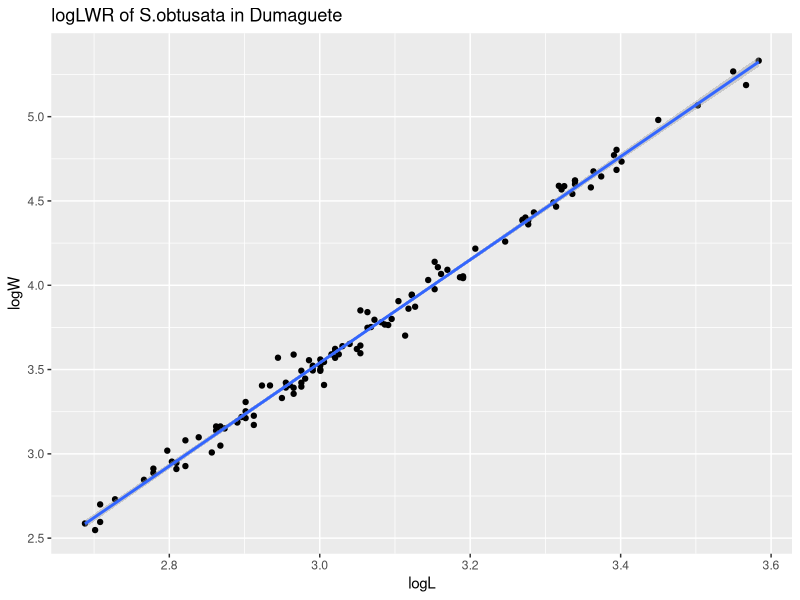
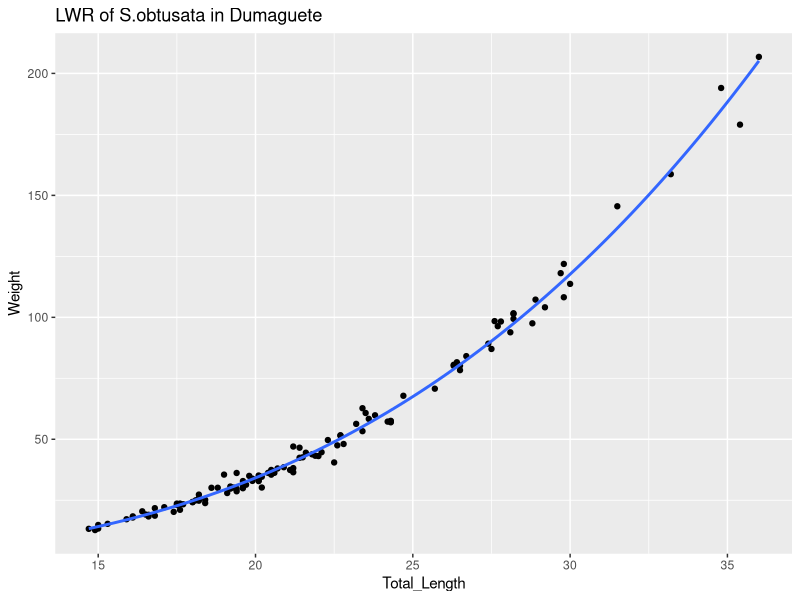
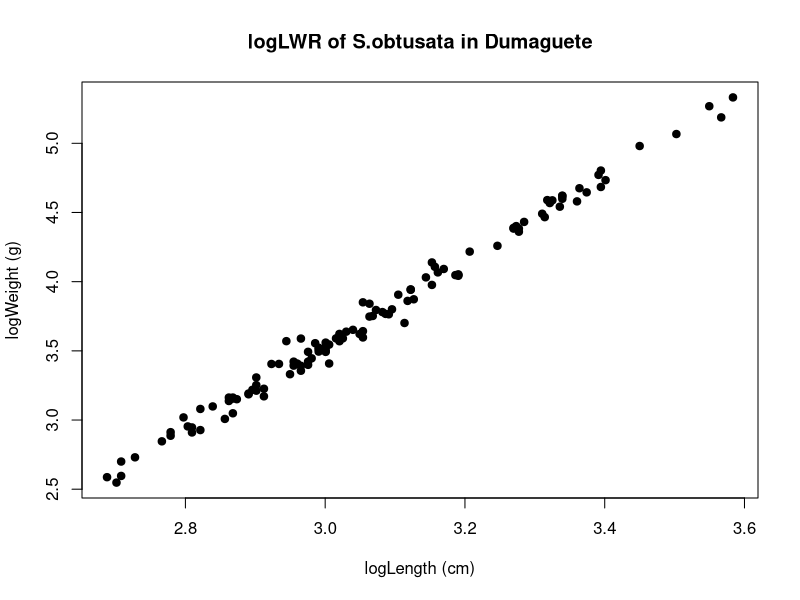
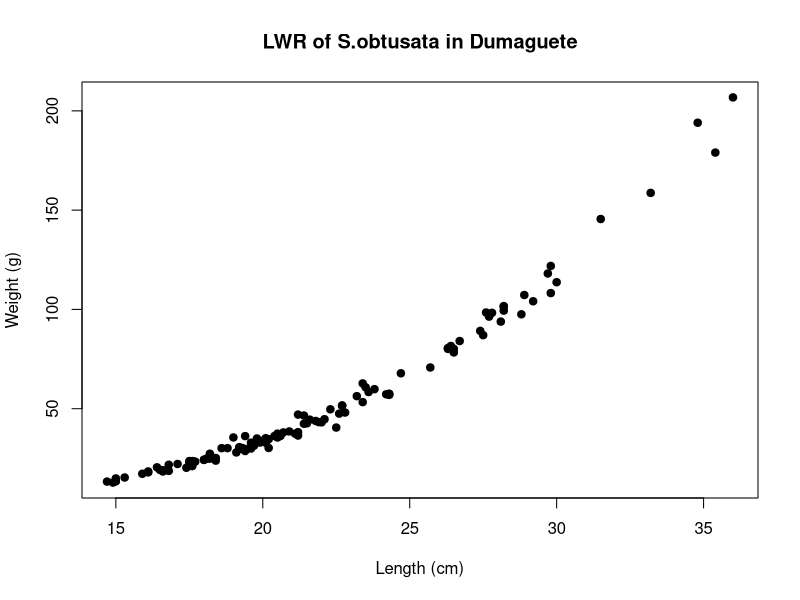
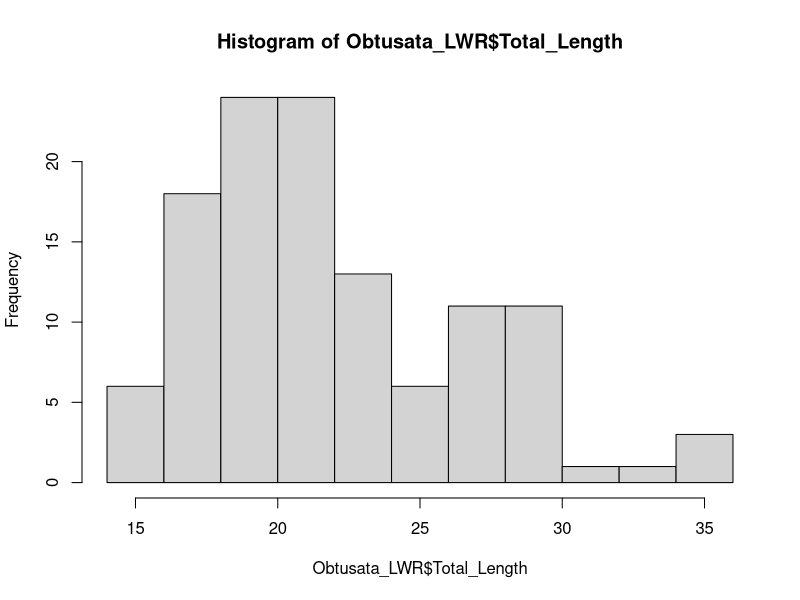
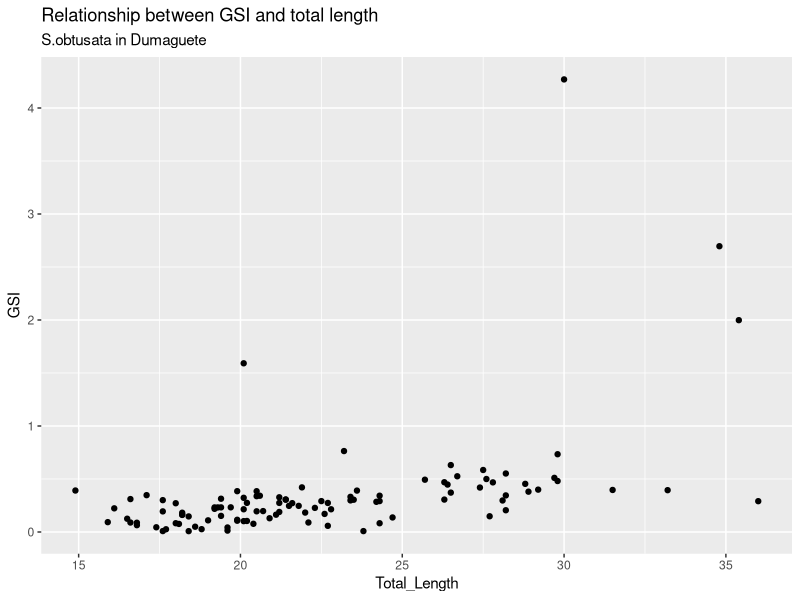
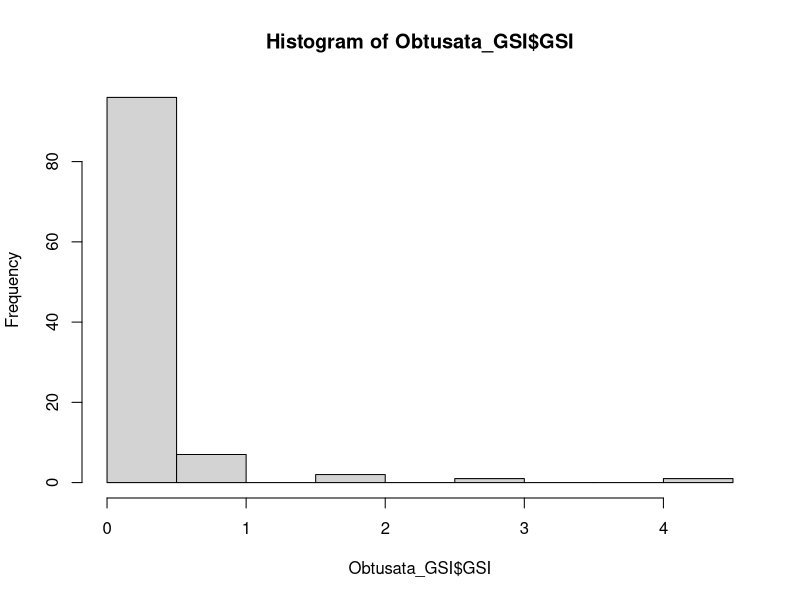
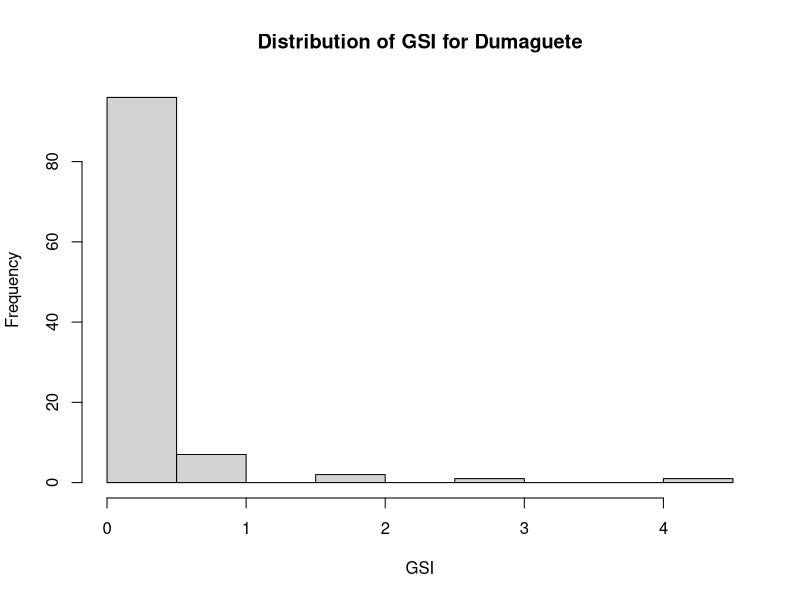

The R source for these figures, in order:
######Setup#####
setwd("/Users/admir/Downloads/S.obtusata_Project")
Packages <- c("tidyverse")
invisible(suppressPackageStartupMessages(lapply(Packages,library,character.only = TRUE)))


######Load files needed#####
Obtusata_dat <- read.csv("AC_Sphyraena_obtusata_Dat_for_R.csv")
colnames(Obtusata_dat) <- c("Specimen_ID","Species","Location","Site","Date","Total_Length",
                            "Standard_Length","Weight","Gonad_Weight")

######Calculating LWR#####

#remove NAs from weight and total length
Obtusata_LWR <- subset(Obtusata_dat, !is.na(Weight) & !is.na(Total_Length))

#log-transform L and W
Obtusata_LWR$logL <- log(Obtusata_LWR$Total_Length)
Obtusata_LWR$logW <- log(Obtusata_LWR$Weight)

#create linear model with log-transformed W and L
lm_lLlW <- lm(logW~logL, data = Obtusata_LWR)
lm_lLlW
summary(lm_lLlW)

#plot model
Obtusata_logLW_plot <- ggplot(data = Obtusata_LWR, aes(x = logL, y = logW)) +
  geom_point() + geom_smooth(method = "lm") + ggtitle(label = "logLWR of S.obtusata in Dumaguete")
Obtusata_LW_plot <- ggplot(data = Obtusata_LWR, aes(x = Total_Length, y = Weight)) +
  geom_point() + geom_smooth(method = "nls", formula = y ~ a*x^b, start = list(a = -5.63808, b = 3.05929), data = Obtusata_LWR, se = F) + 
  ggtitle(label = "LWR of S.obtusata in Dumaguete")

Obtusata_logLW_plot
Obtusata_LW_plot

#another plot but with axes names
plot(Obtusata_LWR$logW~Obtusata_LWR$logL, pch=19, col="black", xlab="logLength (cm)", ylab= "logWeight (g)",
     main = "logLWR of S.obtusata in Dumaguete")

plot(Obtusata_LWR$Weight~Obtusata_LWR$Total_Length, pch=19, col="black", xlab="Length (cm)", ylab= "Weight (g)", 
     main = "LWR of S.obtusata in Dumaguete")

#checking distribution of LWR data
Length_dist <- hist(Obtusata_LWR$Total_Length)
##Weight_dist <- hist(Obtusata_LWR$Weight)

#####Calculating GSI#####

#remove NAs from gonad weight
Obtusata_GSI <- subset(Obtusata_dat, !is.na(Gonad_Weight))

#GSI
Obtusata_GSI$GSI <- (Obtusata_GSI$Gonad_Weight/Obtusata_GSI$Weight) * 100
##ggplot(data = Obtusata_GSI, aes(x = Standard_Length, y = GSI)) + geom_point()

mean(Obtusata_GSI[["GSI"]])

Obtusata_GSI$logGSI <- log(Obtusata_GSI$GSI)
##ggplot(data = Obtusata_GSI, aes(x = Standard_Length, y = logGSI)) + geom_point()

#####Compare relationship between logGSI and total length/weight#####

#raw GSI and TL
ggplot(data = Obtusata_GSI, aes(x = Total_Length, y = GSI)) +
  geom_point() + ggtitle(label = "Relationship between GSI and total length", subtitle = "S.obtusata in Dumaguete")

#logGSI and Weight
##ggplot(data = Obtusata_GSI, aes(x = Weight, y = logGSI)) + geom_point()

#####GLM comparison#####

#checking distribution of GSI data
GSI_dist <- hist(Obtusata_GSI$GSI)
plot(GSI_dist, xlab = "GSI", ylab = "Frequency", main = "Distribution of GSI for Dumaguete")

#log transform TL, SL, and Weight
##Obtusata_GSI$logTL <- log(Obtusata_GSI$Total_Length)
##Obtusata_GSI$logSL <- log(Obtusata_GSI$Standard_Length)
Obtusata_GSI$logWeight <- log(Obtusata_GSI$Weight)
Obtusata_GSI$logGonad_W <- log(Obtusata_GSI$Gonad_Weight)

#making GLMs
GSI_SL_glm <- glm(Obtusata_GSI$GSI~Obtusata_GSI$Standard_Length, family = Gamma(link = "log"))
GSI_TL_glm <- glm(Obtusata_GSI$GSI~Obtusata_GSI$Total_Length, family = Gamma(link = "log"))
GSI_Weight_glm <- glm(Obtusata_GSI$GSI~Obtusata_GSI$Weight, family = Gamma(link = "log"))

#check significance of each model
AIC(GSI_SL_glm)
AIC(GSI_TL_glm) #most significant model
AIC(GSI_Weight_glm)

#####Testing gonad weight against total weight#####
##ggplot(data = Obtusata_GSI, aes(x = logWeight, y = logGonad_W)) +
  #geom_point() + geom_smooth(method = "lm") + 
  #ggtitle(label = "Relationship between total weight and gonad weight", subtitle = "Log transformed")


#####Exporting to Excel#####
##write.xlsx(Obtusata_GSI, file = "Sphyraena_obtusata.xlsx", sheetName = "Data", col.names = T, row.names = T, append = F)


